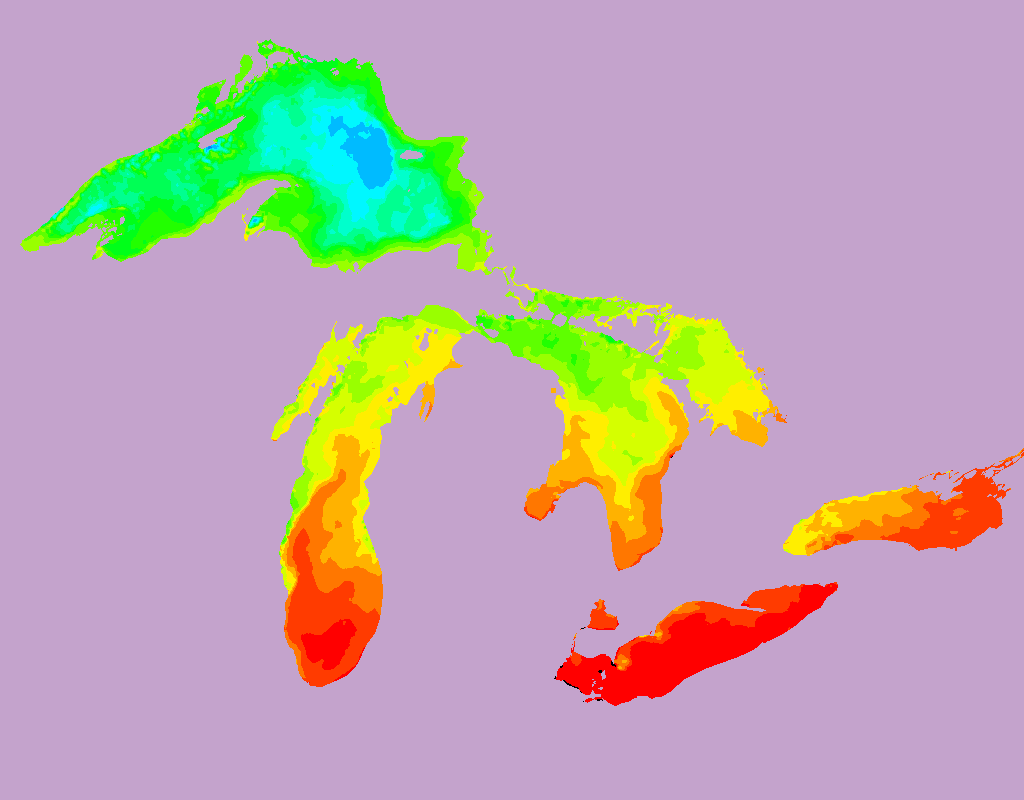
%> input picture Labs/Lab 3/lake_temps.png, 1024 x 800 px
$ octave CropMap.m   (GNU Octave 9; MATLAB toolbox functions it lacks are replaced by stand-ins)
%> lines starting %> are read from the running program, lines starting %| are printed output that depends on the picture
### Labs/Lab 3/crop_img.m
function [cropImg] = crop_img(img, rowsVec, columnsVec)
    cropImg = img(rowsVec(1):rowsVec(2), columnsVec(1):columnsVec(2), :);
end

### Labs/Lab 3/CropMap.m
%{
Create a new script file named CropMap.m
Clear any old data (clear) and close any open figures (close all)
Read in the lake_temps.png file
Call the crop_img function to crop the original 3D array to an array that just represents Lake Superior (Rows 15-300, Columns 5-510)
Write the cropped 3D array to a file called superior_temps.png
Call the crop_img function again, but with new arguments, to crop the original 3D array to an array that just represents Lake Michigan (Rows 300-700, Columns 250-490)
Write this cropped 3D array to a file called michigan_temps.png
%}
img = imread('lake_temps.png');
%> img is the input picture: size 800x1024x3 uint8; mean R, G, B 188.4, 169, 173.2

croppedSuperior = crop_img(img, [15, 300], [5, 510]);
%> in crop_img, `cropImg = img(rowsVec(1):rowsVec(2), columnsVec(1):columnsVec(2), :);`:
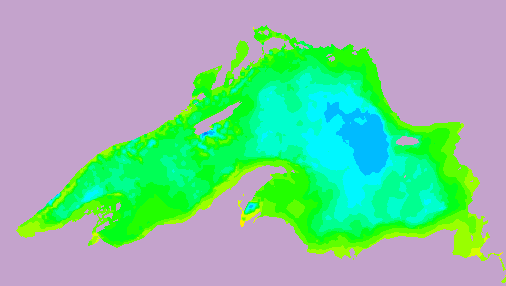
%> cropImg: size 286x506x3 uint8; mean R, G, B 132.2, 196.1, 162.3
croppedMichigan = crop_img(img, [300, 700], [250, 490]);
%> call 2 of crop_img, with rowsVec = [300 700], columnsVec = [250 490]
%> in crop_img (call 2), `cropImg = img(rowsVec(1):rowsVec(2), columnsVec(1):columnsVec(2), :);`:
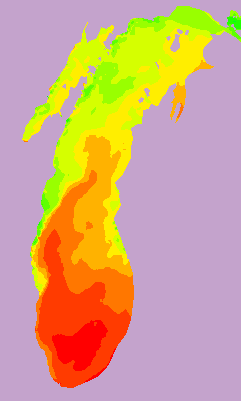
%> cropImg: size 401x241x3 uint8; mean R, G, B 208.9, 168.2, 132.7

imwrite(croppedSuperior, 'superior_temps.png');
imwrite(croppedMichigan, 'michigan_temps.png');
